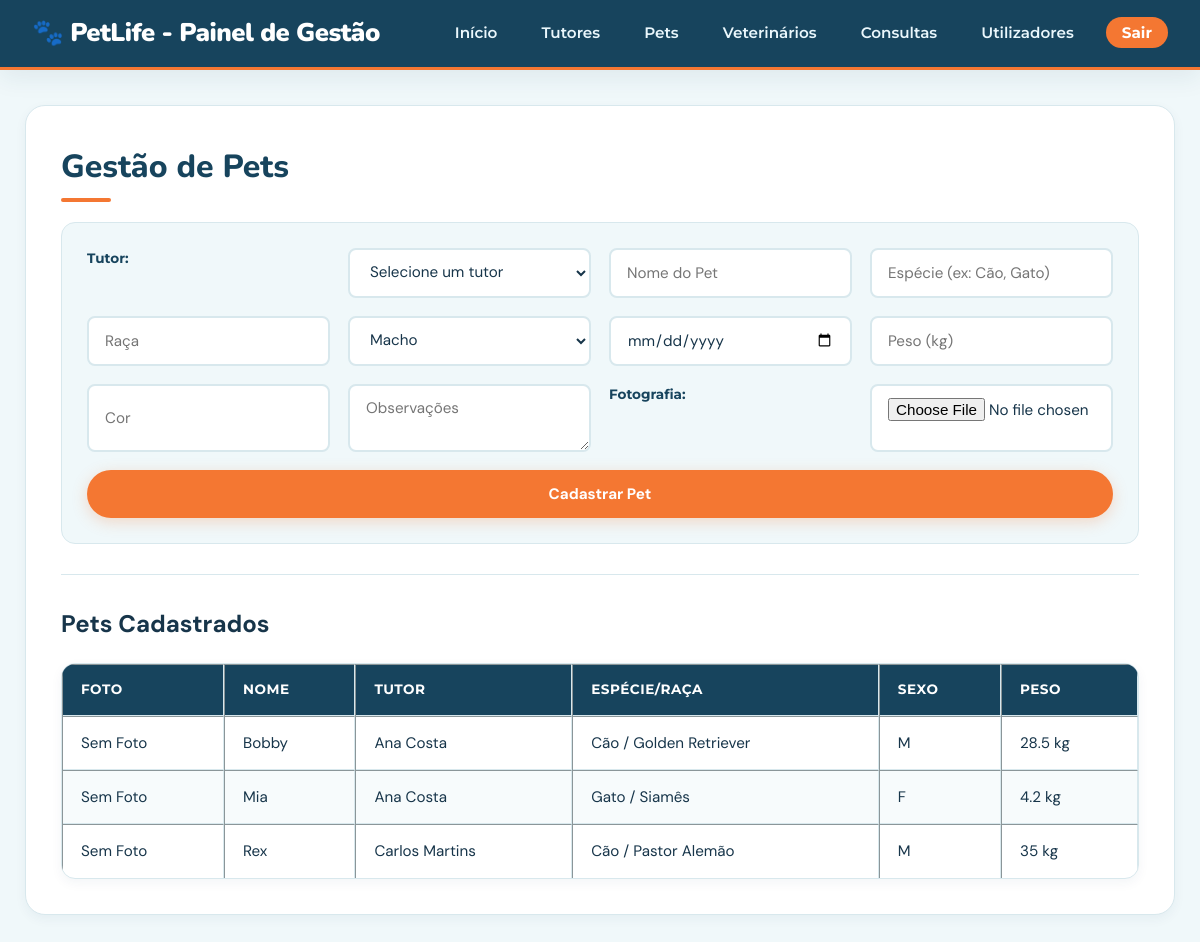
The app's page /admin/pets.php with its own data.
### tables this page shows
CREATE TABLE PET (
    id_pet INTEGER PRIMARY KEY AUTOINCREMENT,
    id_tutor INTEGER NOT NULL,
    nome TEXT NOT NULL,
    especie TEXT,
    raca TEXT,
    sexo TEXT,
    data_nascimento DATE,
    peso REAL,
    cor TEXT,
    observacoes TEXT, foto_url TEXT,
    -- Nota: A tabela de requisitos menciona "upload de fotografias" para Pets. 
    -- Você pode querer adicionar uma coluna como: foto_url TEXT,
    FOREIGN KEY (id_tutor) REFERENCES TUTOR(id_tutor) ON DELETE CASCADE
);

CREATE TABLE TUTOR (
    id_tutor INTEGER PRIMARY KEY AUTOINCREMENT,
    nome TEXT NOT NULL,
    cpf TEXT UNIQUE,
    telefone TEXT,
    email TEXT,
    endereco TEXT,
    data_cadastro DATE
);

### funcoes/banco-pets.php (called while the page is built, shortened)
<?php
function listarPets($conexao) {$sql = "SELECT PET.*, TUTOR.nome AS nome_tutor
            FROM PET
            JOIN TUTOR ON PET.id_tutor = TUTOR.id_tutor
            ORDER BY PET.nome ASC";
    $stmt = $conexao->query($sql);
    return $stmt->fetchAll();
}
?>

### admin/pets.php (the view, shortened to what this page needs)
<?php
require_once '../funcoes/banco-pets.php';
require_once '../funcoes/banco-tutores.php';
$pets = listarPets($conexao);
?>
<!DOCTYPE html>
<html lang="pt">
<head>
    <link rel="stylesheet" href="../css/style.css">
</head>
<body>
    <header>
    <div class="header-wrapper">
        <h2>🐾 PetLife - Painel de Gestão</h2>
        <nav>
            <ul>
                <li><a href="index.php">Início</a></li>
                <li><a href="tutores.php">Tutores</a></li>
                <li><a href="pets.php">Pets</a></li>
                <li><a href="veterinarios.php">Veterinários</a></li>
                <li><a href="consultas.php">Consultas</a></li>
                <li><a href="usuarios.php">Utilizadores</a></li>
                <li><a href="logout.php">Sair</a></li>
            </ul>
        </nav>
    </div>
</header>
<div class="container">
    <h1>Gestão de Pets</h1>
    <form action="pets.php" method="POST" enctype="multipart/form-data">
        <label>Tutor:</label>
        <select name="id_tutor" required>
            <option value="">Selecione um tutor</option>
        </select>
        <input type="text" name="nome" placeholder="Nome do Pet" required>
        <input type="text" name="especie" placeholder="Espécie (ex: Cão, Gato)">
        <input type="text" name="raca" placeholder="Raça">
        <select name="sexo">
            <option value="M">Macho</option>
        </select>
        <input type="date" name="data_nascimento">
        <input type="number" step="0.1" name="peso" placeholder="Peso (kg)">
        <input type="text" name="cor" placeholder="Cor">
        <textarea name="observacoes" placeholder="Observações"></textarea>
        <label>Fotografia:</label>
        <input type="file" name="foto" accept="image/*">
        <button type="submit">Cadastrar Pet</button>
    </form>
    <hr>
    <h2>Pets Cadastrados</h2>
    <table border="1">
        <thead>
            <tr>
                <th>Foto</th>
                <th>Nome</th>
                <th>Tutor</th>
                <th>Espécie/Raça</th>
                <th>Sexo</th>
                <th>Peso</th>
            </tr>
        </thead>
        <tbody>
            <?php foreach ($pets as $pet): ?>
                <tr>
                    <td>
                        <?php if (!empty($pet['foto_url'])): ?>
                            <img src="../<?= $pet['foto_url'] ?>" width="50" alt="Foto">
                        <?php else: ?>
                            Sem Foto
                        <?php endif; ?>
                    </td>
                    <td><?= htmlspecialchars($pet['nome']) ?></td>
                    <td><?= htmlspecialchars($pet['nome_tutor']) ?></td>
                    <td><?= htmlspecialchars($pet['especie'] . ' / ' . $pet['raca']) ?></td>
                    <td><?= htmlspecialchars($pet['sexo']) ?></td>
                    <td><?= htmlspecialchars($pet['peso']) ?> kg</td>
                </tr>
            <?php endforeach; ?>
        </tbody>
    </table>
 </div>
</body>
</html>

### css/style.css (style rules this page uses)
:root { --color-primary: #17445D; --color-primary-dark: #103448; --color-primary-light: #DCEEF4; --color-orange: #F47732; --color-orange-hover: #DD6024; --color-accent: #F6A15D; --color-dark: #17354A; --color-muted: #647785; --color-bg-light: #F0F8FA; --color-card-bg: #FFFFFF; --color-border: #D8E8ED; --white: #FFFFFF; --gray: #647785; --font-sans: 'DM Sans', sans-serif; --font-serif: 'Playfair Display', serif; --font-logo: 'Nunito', sans-serif; --font-sub: 'Montserrat', sans-serif; --radius-sm: 8px; --radius-md: 14px; --radius-lg: 20px; --radius-full: 999px; --shadow-sm: 0 4px 12px rgba(23, 68, 93, 0.05); --shadow-md: 0 8px 24px rgba(23, 68, 93, 0.08); --shadow-hover: 0 12px 30px rgba(23, 68, 93, 0.12); --transition-fast: all 0.2s ease; --transition-normal: all 0.35s ease; --transition-bounce: all 0.4s ease; }
* { margin: 0; padding: 0; box-sizing: border-box; }
html { font-size: 16px; scroll-behavior: smooth; }
body { font-family: var(--font-sans); background-color: var(--color-bg-light); color: var(--color-dark); line-height: 1.6; min-height: 100vh; }
a { text-decoration: none; color: inherit; }
button, input, select, textarea { font-family: inherit; }
header { background-color: var(--color-primary); border-bottom: 3px solid var(--color-orange); padding: 0.8rem 2rem; box-shadow: var(--shadow-md); position: sticky; top: 0; z-index: 1000; }
header .header-wrapper { max-width: 1200px; margin: 0 auto; display: flex; justify-content: space-between; align-items: center; flex-wrap: wrap; gap: 15px; }
header h2 { font-family: var(--font-logo); color: var(--white); font-size: 1.6rem; font-weight: 900; letter-spacing: -0.5px; margin: 0; display: flex; align-items: center; gap: 8px; }
nav ul { list-style: none; display: flex; align-items: center; gap: 20px; padding: 0; margin: 0; }
nav a { color: #EAF7FC; font-family: var(--font-sub); font-size: 0.95rem; font-weight: 600; padding: 8px 12px; border-radius: var(--radius-sm); transition: var(--transition-fast); position: relative; }
nav a[href="logout.php"] { background-color: var(--color-orange); color: var(--white) !important; font-weight: 700; padding: 6px 16px; border-radius: var(--radius-full); }
.container, body > .container { max-width: 1150px; margin: 35px auto; background: var(--color-card-bg); padding: 35px; border-radius: var(--radius-lg); box-shadow: var(--shadow-sm); border: 1px solid var(--color-border); }
h1 { font-family: var(--font-logo); color: var(--color-primary); font-size: 2rem; font-weight: 800; margin-bottom: 20px; position: relative; padding-bottom: 10px; }
h1::after { content: ""; position: absolute; bottom: 0; left: 0; width: 50px; height: 4px; background: var(--color-orange); border-radius: var(--radius-full); }
hr { border: 0; height: 1px; background: var(--color-border); margin: 30px 0; }
form { display: grid; grid-template-columns: repeat(auto-fit, minmax(240px, 1fr)); gap: 18px; background-color: var(--color-bg-light); padding: 25px; border-radius: var(--radius-md); border: 1px solid var(--color-border); margin-bottom: 30px; }
label { font-family: var(--font-sub); font-size: 0.85rem; font-weight: 700; color: var(--color-primary); margin-bottom: 4px; display: block; }
input, select, textarea { width: 100%; padding: 12px 16px; border: 2px solid var(--color-border); border-radius: var(--radius-sm); font-size: 0.95rem; background-color: var(--white); color: var(--color-dark); transition: var(--transition-fast); }
button, button[type="submit"], .btn { grid-column: 1 / -1; display: inline-flex; align-items: center; justify-content: center; gap: 8px; padding: 14px 28px; border-radius: var(--radius-full); font-weight: 700; font-size: 0.95rem; cursor: pointer; border: none; background-color: var(--color-orange); color: var(--white); box-shadow: 0 4px 15px rgba(244, 119, 50, 0.25); transition: var(--transition-bounce); }
table { width: 100%; border-collapse: separate; border-spacing: 0; margin-top: 20px; background: var(--white); border-radius: var(--radius-md); overflow: hidden; border: 1px solid var(--color-border); box-shadow: var(--shadow-sm); }
th, td { padding: 14px 18px; text-align: left; border-bottom: 1px solid var(--color-border); font-size: 0.95rem; }
th { background-color: var(--color-primary); color: var(--white); font-family: var(--font-sub); font-weight: 700; font-size: 0.85rem; letter-spacing: 0.5px; text-transform: uppercase; }
tr:last-child td { border-bottom: none; }
tr:nth-child(even) { background-color: rgba(240, 248, 250, 0.5); }

### records on screen
pet: shows "Sem Foto", nome "Bobby", id_tutor.nome "Ana Costa", especie+raca "Cão / Golden Retriever", sexo "M", peso "28.5"
pet: shows "Sem Foto", nome "Mia", id_tutor.nome "Ana Costa", especie+raca "Gato / Siamês", sexo "F", peso "4.2"
pet: shows "Sem Foto", nome "Rex", id_tutor.nome "Carlos Martins", especie+raca "Cão / Pastor Alemão", sexo "M", peso "35"
